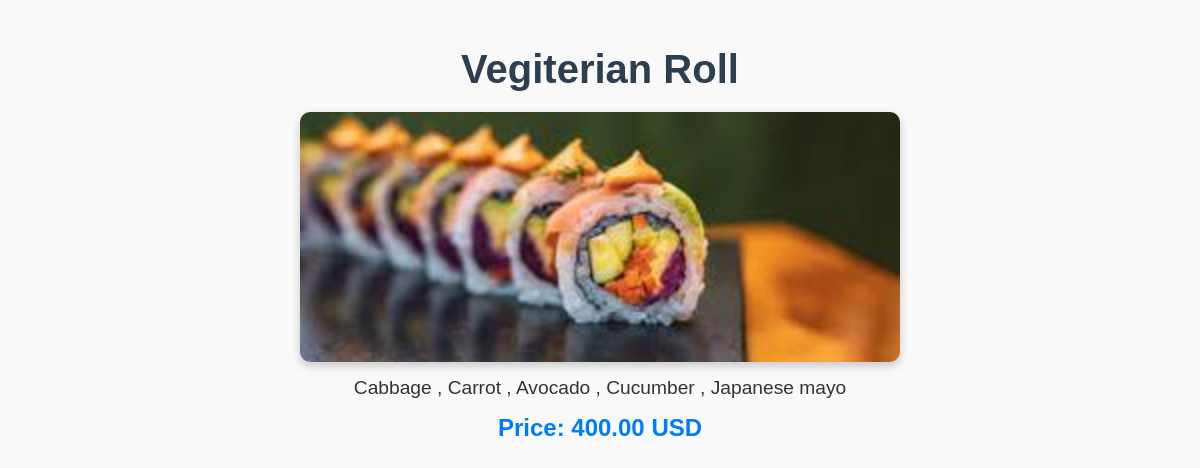
Screenshot of /accounts/menu/3/ with the database file from the repository.
### accounts/models.py (models this page shows, shortened)
class MenuItem(models.Model):
    CATEGORY_CHOICES = [
        ('starter', 'Starter'),
        ('sushi_roll', 'Sushi Roll'),
        ('main_course', 'Main Course'),
        ('drink', 'Drink'),
    ]
    name = models.CharField(max_length=100)
    description = models.TextField()
    price = models.DecimalField(max_digits=6 , decimal_places=2)
    image = models.ImageField(upload_to='menu_images/' , null=True , blank=True)
    category = models.CharField(max_length=50, choices=CATEGORY_CHOICES , default='starter')

### accounts/views.py (the view)
# urls.py: path('menu/<int:pk>/' , MenuItemDetailView.as_view() , name='menu_detail'),
class MenuItemDetailView(DetailView):
    model = MenuItem
    form_class = MenuItemForm
    template_name = 'menu_detail.html'
    context_object_name = 'menu_items'

### cart/context_processors.py (called while the page is built)
def cart(request):
    return {'cart':Cart(request)}

### templates/menu_detail.html (shortened to what this page needs)
<!DOCTYPE html>
<html lang="en">
<head>
    {% load static %}
    <link rel="stylesheet" href="{% static 'css/menu_detail.css' %}">
</head>
<body>
    <h1>{{ menu_items.name }}</h1>
    <img src="{{ menu_items.image.url }}" alt="{{ menu_items.name }}" class="menu-item-image">
    <p>{{ menu_items.description }}</p>
    <p class="price">Price: {{ menu_items.price }} USD</p>
</body>
</html>

### static/css/menu_detail.css (style rules this page uses)
body { font-family: Arial, sans-serif; background-color: #f9f9f9; margin: 0; padding: 20px; }
h1 { text-align: center; color: #2c3e50; font-size: 2.5rem; margin-bottom: 20px; }
.menu-item-image { display: block; margin: 0 auto; width: 70%; max-width: 600px; height: auto; border-radius: 10px; box-shadow: 0 4px 10px rgba(0, 0, 0, 0.2); }
p { font-size: 1.2rem; color: #333; margin: 15px 0; text-align: center; }
p.price { font-weight: bold; color: #007bff; font-size: 1.5rem; }

### rows the page displays
MenuItem: name "Vegiterian Roll", image (picture), description "Cabbage , Carrot , Avocado , Cucumber , Japanese mayo", price "400.00"
